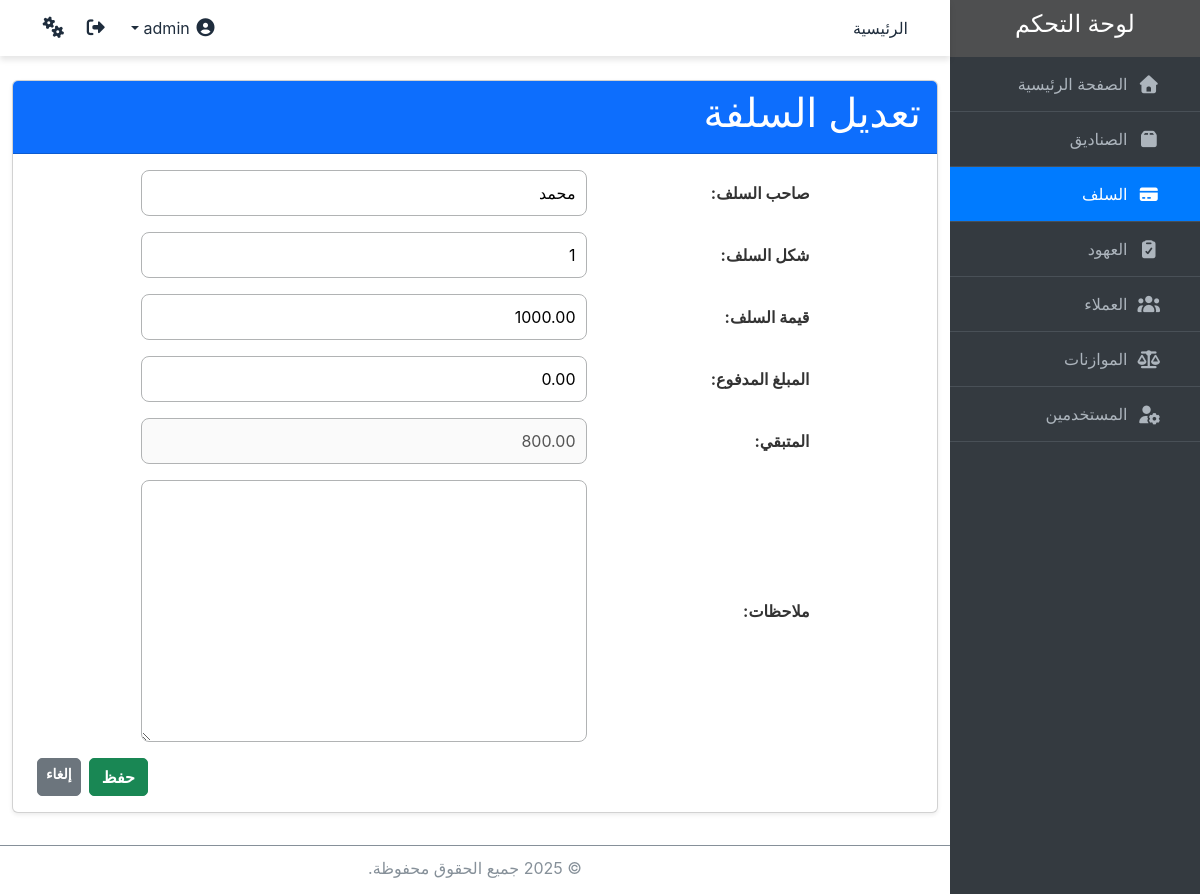
Page /loans/1/update/ (signed in) on the committed database.
### core/models.py (models this page shows, shortened)
class Loan(models.Model):
    loan_owner = models.CharField(max_length=100, default='', verbose_name="صاحب السلف")
    loan_type = models.ForeignKey('LoanType', on_delete=models.CASCADE, related_name='loans', verbose_name="شكل السلف")
    amount = models.DecimalField(max_digits=10, decimal_places=2, default=0, verbose_name="قيمة السلف")
    paid_amount = models.DecimalField(max_digits=10, decimal_places=2, default=0, verbose_name="المبلغ المدفوع")
    remaining_amount = models.DecimalField(max_digits=10, decimal_places=2, default=0, null=True, verbose_name="المتبقي")
    note = models.TextField(verbose_name="ملاحظات", blank=True, null=True)
    date = models.DateField(verbose_name="تاريخ السلفة", auto_now_add=True)
    class Meta:
        verbose_name = "سلفة"
        verbose_name_plural = "السلف"

### core/views.py (the view, shortened to what this page needs)
# urls.py: path('loans/<int:pk>/update/', views.LoanUpdateView.as_view(), name='loan_update'),
class LoanUpdateView(PermissionMixin, UpdateView):
    model = Loan
    form_class = LoanForm
    template_name = 'loans/loan_form.html'
    success_url = reverse_lazy('loan_list')
    permission_required = 'core.change_loan'
    def get_form(self):
        form = super().get_form()
        form.fields['remaining_amount'].disabled = True
        return form

### core/forms.py
class LoanForm(forms.ModelForm):
    loan_type = forms.ModelChoiceField(
        queryset=LoanType.objects.all(),
        widget=Select2Widget,
        label="شكل السلف"
    )
    class Meta:
        model = Loan
        fields = "__all__"
        widgets = {
            'date': forms.DateInput(attrs={'type': 'date'})
        }

### core/views.py (called while the page is built)
    def has_permission(self):
        perms = self.get_permission_required()
        return self.request.user.has_perms(perms) or self.request.user.is_superuser

### core/templates/loans/loan_form.html (shortened to what this page needs)
{% extends 'base.html' %}
{% load static %}
{% block content %}
  <div class="container mt-4">
    <div class="card shadow-sm">
      {% if object %}
      <div class="card-header bg-primary text-white text-end">
        <h1 class="text-white">تعديل السلفة</h1>
      </div>
      {% else %}
      <div class="card-header bg-success text-white text-end">
        <h1 class="text-white">إنشاء سلفة جديدة</h1>
      </div>
      {% endif %}
      <div class="card-body">
    <form method="post" class="custom-form">
      {{ form.as_p }}
      <div class="d-flex justify-content-end">
        <button type="submit" class="btn btn-success">حفظ</button>
        <a href="{% url 'loan_list' %}" class="btn btn-secondary btn-sm mx-2">إلغاء</a>
      </div>
    </form>
      </div>
    </div>
  </div>
<link href="https://cdn.jsdelivr.net/npm/select2@4.0.13/dist/css/select2.min.css" rel="stylesheet" />
{% endblock %}

### static/css/styles.css (style rules this page uses)
body { margin: 0; margin-right: 250px; font-family: "Source Sans Pro",-apple-system,BlinkMacSystemFont,"Segoe UI",Roboto,"Helvetica Neue",Arial,sans-serif,"Apple Color Emoji","Segoe UI Emoji","Segoe UI Symbol"; font-size: 1rem; font-weight: 400; line-height: 1.5; color: rgb(33, 37, 41); text-align: right; background-color: #fff; }
.custom-form p { display: flex; margin-top: 0; margin-bottom: 1rem; align-items: center; justify-content: center; }
.custom-form label { font-weight: bold; color: #333; width: 25%; }
input, optgroup, select, textarea { width: 50%; min-width: 260px; }
.custom-form .btn { border-radius: 5px; font-weight: bold; transition: background-color 0.3s ease; }
.container h1 { color: #2c3e50; }
form input, form select, form textarea { border-radius: 8px; border: 1px solid #b1b3b4; padding: 10px; }
form button { border-radius: 8px; }

### rows in the picture
Loan: loan_owner "محمد", loan_type "1", amount "1000.00", paid_amount "0.00", remaining_amount "800.00"
